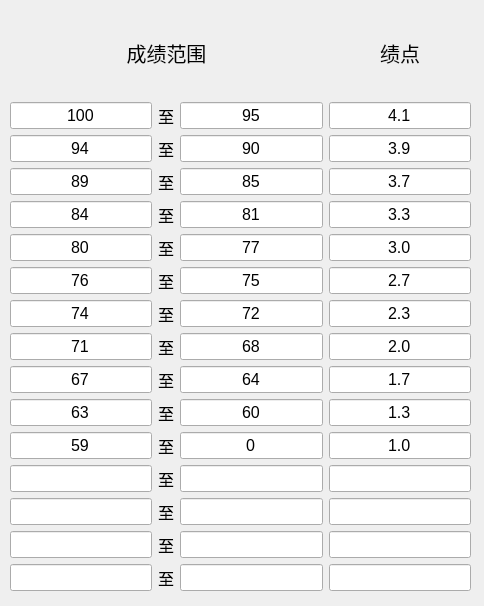
<?xml version="1.0" encoding="UTF-8"?>
<ui version="4.0">
 <class>PointTransform</class>
 <widget class="QWidget" name="PointTransform">
  <property name="geometry">
   <rect>
    <x>0</x>
    <y>0</y>
    <width>484</width>
    <height>606</height>
   </rect>
  </property>
  <property name="windowTitle">
   <string>绩点转换</string>
  </property>
  <widget class="QWidget" name="layoutWidget">
   <property name="geometry">
    <rect>
     <x>10</x>
     <y>10</y>
     <width>461</width>
     <height>581</height>
    </rect>
   </property>
   <layout class="QGridLayout" name="gridLayout_2">
    <item row="0" column="0" colspan="3">
     <widget class="QLabel" name="label_18">
      <property name="font">
       <font>
        <pointsize>15</pointsize>
       </font>
      </property>
      <property name="text">
       <string>成绩范围</string>
      </property>
      <property name="alignment">
       <set>Qt::AlignCenter</set>
      </property>
     </widget>
    </item>
    <item row="0" column="3">
     <widget class="QLabel" name="label_19">
      <property name="font">
       <font>
        <pointsize>15</pointsize>
       </font>
      </property>
      <property name="text">
       <string>绩点</string>
      </property>
      <property name="alignment">
       <set>Qt::AlignCenter</set>
      </property>
     </widget>
    </item>
    <item row="1" column="0">
     <widget class="QLineEdit" name="lineEdit_1">
      <property name="font">
       <font>
        <pointsize>12</pointsize>
       </font>
      </property>
      <property name="text">
       <string>100</string>
      </property>
      <property name="alignment">
       <set>Qt::AlignCenter</set>
      </property>
     </widget>
    </item>
    <item row="1" column="1">
     <widget class="QLabel" name="label_20">
      <property name="font">
       <font>
        <pointsize>12</pointsize>
       </font>
      </property>
      <property name="text">
       <string>至</string>
      </property>
     </widget>
    </item>
    <item row="1" column="2">
     <widget class="QLineEdit" name="lineEdit_2">
      <property name="font">
       <font>
        <pointsize>12</pointsize>
       </font>
      </property>
      <property name="text">
       <string>95</string>
      </property>
      <property name="alignment">
       <set>Qt::AlignCenter</set>
      </property>
     </widget>
    </item>
    <item row="1" column="3">
     <widget class="QLineEdit" name="lineEdit_3">
      <property name="font">
       <font>
        <pointsize>12</pointsize>
       </font>
      </property>
      <property name="text">
       <string>4.1</string>
      </property>
      <property name="alignment">
       <set>Qt::AlignCenter</set>
      </property>
     </widget>
    </item>
    <item row="2" column="0">
     <widget class="QLineEdit" name="lineEdit_4">
      <property name="font">
       <font>
        <pointsize>12</pointsize>
       </font>
      </property>
      <property name="text">
       <string>94</string>
      </property>
      <property name="alignment">
       <set>Qt::AlignCenter</set>
      </property>
     </widget>
    </item>
    <item row="2" column="1">
     <widget class="QLabel" name="label_21">
      <property name="font">
       <font>
        <pointsize>12</pointsize>
       </font>
      </property>
      <property name="text">
       <string>至</string>
      </property>
     </widget>
    </item>
    <item row="2" column="2">
     <widget class="QLineEdit" name="lineEdit_5">
      <property name="font">
       <font>
        <pointsize>12</pointsize>
       </font>
      </property>
      <property name="text">
       <string>90</string>
      </property>
      <property name="alignment">
       <set>Qt::AlignCenter</set>
      </property>
     </widget>
    </item>
    <item row="2" column="3">
     <widget class="QLineEdit" name="lineEdit_6">
      <property name="font">
       <font>
        <pointsize>12</pointsize>
       </font>
      </property>
      <property name="text">
       <string>3.9</string>
      </property>
      <property name="alignment">
       <set>Qt::AlignCenter</set>
      </property>
     </widget>
    </item>
    <item row="3" column="0">
     <widget class="QLineEdit" name="lineEdit_7">
      <property name="font">
       <font>
        <pointsize>12</pointsize>
       </font>
      </property>
      <property name="text">
       <string>89</string>
      </property>
      <property name="alignment">
       <set>Qt::AlignCenter</set>
      </property>
     </widget>
    </item>
    <item row="3" column="1">
     <widget class="QLabel" name="label_22">
      <property name="font">
       <font>
        <pointsize>12</pointsize>
       </font>
      </property>
      <property name="text">
       <string>至</string>
      </property>
     </widget>
    </item>
    <item row="3" column="2">
     <widget class="QLineEdit" name="lineEdit_8">
      <property name="font">
       <font>
        <pointsize>12</pointsize>
       </font>
      </property>
      <property name="text">
       <string>85</string>
      </property>
      <property name="alignment">
       <set>Qt::AlignCenter</set>
      </property>
     </widget>
    </item>
    <item row="3" column="3">
     <widget class="QLineEdit" name="lineEdit_9">
      <property name="font">
       <font>
        <pointsize>12</pointsize>
       </font>
      </property>
      <property name="text">
       <string>3.7</string>
      </property>
      <property name="alignment">
       <set>Qt::AlignCenter</set>
      </property>
     </widget>
    </item>
    <item row="4" column="0">
     <widget class="QLineEdit" name="lineEdit_10">
      <property name="font">
       <font>
        <pointsize>12</pointsize>
       </font>
      </property>
      <property name="text">
       <string>84</string>
      </property>
      <property name="alignment">
       <set>Qt::AlignCenter</set>
      </property>
     </widget>
    </item>
    <item row="4" column="1">
     <widget class="QLabel" name="label_23">
      <property name="font">
       <font>
        <pointsize>12</pointsize>
       </font>
      </property>
      <property name="text">
       <string>至</string>
      </property>
     </widget>
    </item>
    <item row="4" column="2">
     <widget class="QLineEdit" name="lineEdit_11">
      <property name="font">
       <font>
        <pointsize>12</pointsize>
       </font>
      </property>
      <property name="text">
       <string>81</string>
      </property>
      <property name="alignment">
       <set>Qt::AlignCenter</set>
      </property>
     </widget>
    </item>
    <item row="4" column="3">
     <widget class="QLineEdit" name="lineEdit_12">
      <property name="font">
       <font>
        <pointsize>12</pointsize>
       </font>
      </property>
      <property name="text">
       <string>3.3</string>
      </property>
      <property name="alignment">
       <set>Qt::AlignCenter</set>
      </property>
     </widget>
    </item>
    <item row="5" column="0">
     <widget class="QLineEdit" name="lineEdit_13">
      <property name="font">
       <font>
        <pointsize>12</pointsize>
       </font>
      </property>
      <property name="text">
       <string>80</string>
      </property>
      <property name="alignment">
       <set>Qt::AlignCenter</set>
      </property>
     </widget>
    </item>
    <item row="5" column="1">
     <widget class="QLabel" name="label_24">
      <property name="font">
       <font>
        <pointsize>12</pointsize>
       </font>
      </property>
      <property name="text">
       <string>至</string>
      </property>
     </widget>
    </item>
    <item row="5" column="2">
     <widget class="QLineEdit" name="lineEdit_14">
      <property name="font">
       <font>
        <pointsize>12</pointsize>
       </font>
      </property>
      <property name="text">
       <string>77</string>
      </property>
      <property name="alignment">
       <set>Qt::AlignCenter</set>
      </property>
     </widget>
    </item>
    <item row="5" column="3">
     <widget class="QLineEdit" name="lineEdit_15">
      <property name="font">
       <font>
        <pointsize>12</pointsize>
       </font>
      </property>
      <property name="text">
       <string>3.0</string>
      </property>
      <property name="alignment">
       <set>Qt::AlignCenter</set>
      </property>
     </widget>
    </item>
    <item row="6" column="0">
     <widget class="QLineEdit" name="lineEdit_16">
      <property name="font">
       <font>
        <pointsize>12</pointsize>
       </font>
      </property>
      <property name="text">
       <string>76</string>
      </property>
      <property name="alignment">
       <set>Qt::AlignCenter</set>
      </property>
     </widget>
    </item>
    <item row="6" column="1">
     <widget class="QLabel" name="label_25">
      <property name="font">
       <font>
        <pointsize>12</pointsize>
       </font>
      </property>
      <property name="text">
       <string>至</string>
      </property>
     </widget>
    </item>
    <item row="6" column="2">
     <widget class="QLineEdit" name="lineEdit_17">
      <property name="font">
       <font>
        <pointsize>12</pointsize>
       </font>
      </property>
      <property name="text">
       <string>75</string>
      </property>
      <property name="alignment">
       <set>Qt::AlignCenter</set>
      </property>
     </widget>
    </item>
    <item row="6" column="3">
     <widget class="QLineEdit" name="lineEdit_18">
      <property name="font">
       <font>
        <pointsize>12</pointsize>
       </font>
      </property>
      <property name="text">
       <string>2.7</string>
      </property>
      <property name="alignment">
       <set>Qt::AlignCenter</set>
      </property>
     </widget>
    </item>
    <item row="7" column="0">
     <widget class="QLineEdit" name="lineEdit_19">
      <property name="font">
       <font>
        <pointsize>12</pointsize>
       </font>
      </property>
      <property name="text">
       <string>74</string>
      </property>
      <property name="alignment">
       <set>Qt::AlignCenter</set>
      </property>
     </widget>
    </item>
    <item row="7" column="1">
     <widget class="QLabel" name="label_26">
      <property name="font">
       <font>
        <pointsize>12</pointsize>
       </font>
      </property>
      <property name="text">
       <string>至</string>
      </property>
     </widget>
    </item>
    <item row="7" column="2">
     <widget class="QLineEdit" name="lineEdit_20">
      <property name="font">
       <font>
        <pointsize>12</pointsize>
       </font>
      </property>
      <property name="text">
       <string>72</string>
      </property>
      <property name="alignment">
       <set>Qt::AlignCenter</set>
      </property>
     </widget>
    </item>
    <item row="7" column="3">
     <widget class="QLineEdit" name="lineEdit_21">
      <property name="font">
       <font>
        <pointsize>12</pointsize>
       </font>
      </property>
      <property name="text">
       <string>2.3</string>
      </property>
      <property name="alignment">
       <set>Qt::AlignCenter</set>
      </property>
     </widget>
    </item>
    <item row="8" column="0">
     <widget class="QLineEdit" name="lineEdit_22">
      <property name="font">
       <font>
        <pointsize>12</pointsize>
       </font>
      </property>
      <property name="text">
       <string>71</string>
      </property>
      <property name="alignment">
       <set>Qt::AlignCenter</set>
      </property>
     </widget>
    </item>
    <item row="8" column="1">
     <widget class="QLabel" name="label_27">
      <property name="font">
       <font>
        <pointsize>12</pointsize>
       </font>
      </property>
      <property name="text">
       <string>至</string>
      </property>
     </widget>
    </item>
    <item row="8" column="2">
     <widget class="QLineEdit" name="lineEdit_23">
      <property name="font">
       <font>
        <pointsize>12</pointsize>
       </font>
      </property>
      <property name="text">
       <string>68</string>
      </property>
      <property name="alignment">
       <set>Qt::AlignCenter</set>
      </property>
     </widget>
    </item>
    <item row="8" column="3">
     <widget class="QLineEdit" name="lineEdit_24">
      <property name="font">
       <font>
        <pointsize>12</pointsize>
       </font>
      </property>
      <property name="text">
       <string>2.0</string>
      </property>
      <property name="alignment">
       <set>Qt::AlignCenter</set>
      </property>
     </widget>
    </item>
    <item row="9" column="0">
     <widget class="QLineEdit" name="lineEdit_25">
      <property name="font">
       <font>
        <pointsize>12</pointsize>
       </font>
      </property>
      <property name="text">
       <string>67</string>
      </property>
      <property name="alignment">
       <set>Qt::AlignCenter</set>
      </property>
     </widget>
    </item>
    <item row="9" column="1">
     <widget class="QLabel" name="label_28">
      <property name="font">
       <font>
        <pointsize>12</pointsize>
       </font>
      </property>
      <property name="text">
       <string>至</string>
      </property>
     </widget>
    </item>
    <item row="9" column="2">
     <widget class="QLineEdit" name="lineEdit_26">
      <property name="font">
       <font>
        <pointsize>12</pointsize>
       </font>
      </property>
      <property name="text">
       <string>64</string>
      </property>
      <property name="alignment">
       <set>Qt::AlignCenter</set>
      </property>
     </widget>
    </item>
    <item row="9" column="3">
     <widget class="QLineEdit" name="lineEdit_27">
      <property name="font">
       <font>
        <pointsize>12</pointsize>
       </font>
      </property>
      <property name="text">
       <string>1.7</string>
      </property>
      <property name="alignment">
       <set>Qt::AlignCenter</set>
      </property>
     </widget>
    </item>
    <item row="10" column="0">
     <widget class="QLineEdit" name="lineEdit_28">
      <property name="font">
       <font>
        <pointsize>12</pointsize>
       </font>
      </property>
      <property name="text">
       <string>63</string>
      </property>
      <property name="alignment">
       <set>Qt::AlignCenter</set>
      </property>
     </widget>
    </item>
    <item row="10" column="1">
     <widget class="QLabel" name="label_29">
      <property name="font">
       <font>
        <pointsize>12</pointsize>
       </font>
      </property>
      <property name="text">
       <string>至</string>
      </property>
     </widget>
    </item>
    <item row="10" column="2">
     <widget class="QLineEdit" name="lineEdit_29">
      <property name="font">
       <font>
        <pointsize>12</pointsize>
       </font>
      </property>
      <property name="text">
       <string>60</string>
      </property>
      <property name="alignment">
       <set>Qt::AlignCenter</set>
      </property>
     </widget>
    </item>
    <item row="10" column="3">
     <widget class="QLineEdit" name="lineEdit_30">
      <property name="font">
       <font>
        <pointsize>12</pointsize>
       </font>
      </property>
      <property name="text">
       <string>1.3</string>
      </property>
      <property name="alignment">
       <set>Qt::AlignCenter</set>
      </property>
     </widget>
    </item>
    <item row="11" column="0">
     <widget class="QLineEdit" name="lineEdit_31">
      <property name="font">
       <font>
        <pointsize>12</pointsize>
       </font>
      </property>
      <property name="text">
       <string>59</string>
      </property>
      <property name="alignment">
       <set>Qt::AlignCenter</set>
      </property>
     </widget>
    </item>
    <item row="11" column="1">
     <widget class="QLabel" name="label_30">
      <property name="font">
       <font>
        <pointsize>12</pointsize>
       </font>
      </property>
      <property name="text">
       <string>至</string>
      </property>
     </widget>
    </item>
    <item row="11" column="2">
     <widget class="QLineEdit" name="lineEdit_32">
      <property name="font">
       <font>
        <pointsize>12</pointsize>
       </font>
      </property>
      <property name="text">
       <string>0</string>
      </property>
      <property name="alignment">
       <set>Qt::AlignCenter</set>
      </property>
     </widget>
    </item>
    <item row="11" column="3">
     <widget class="QLineEdit" name="lineEdit_33">
      <property name="font">
       <font>
        <pointsize>12</pointsize>
       </font>
      </property>
      <property name="text">
       <string>1.0</string>
      </property>
      <property name="alignment">
       <set>Qt::AlignCenter</set>
      </property>
     </widget>
    </item>
    <item row="12" column="0">
     <widget class="QLineEdit" name="lineEdit_34">
      <property name="font">
       <font>
        <pointsize>12</pointsize>
       </font>
      </property>
      <property name="text">
       <string/>
      </property>
      <property name="alignment">
       <set>Qt::AlignCenter</set>
      </property>
     </widget>
    </item>
    <item row="12" column="1">
     <widget class="QLabel" name="label_31">
      <property name="font">
       <font>
        <pointsize>12</pointsize>
       </font>
      </property>
      <property name="text">
       <string>至</string>
      </property>
     </widget>
    </item>
    <item row="12" column="2">
     <widget class="QLineEdit" name="lineEdit_35">
      <property name="font">
       <font>
        <pointsize>12</pointsize>
       </font>
      </property>
      <property name="text">
       <string/>
      </property>
      <property name="alignment">
       <set>Qt::AlignCenter</set>
      </property>
     </widget>
    </item>
    <item row="12" column="3">
     <widget class="QLineEdit" name="lineEdit_36">
      <property name="font">
       <font>
        <pointsize>12</pointsize>
       </font>
      </property>
      <property name="text">
       <string/>
      </property>
      <property name="alignment">
       <set>Qt::AlignCenter</set>
      </property>
     </widget>
    </item>
    <item row="13" column="0">
     <widget class="QLineEdit" name="lineEdit_37">
      <property name="font">
       <font>
        <pointsize>12</pointsize>
       </font>
      </property>
      <property name="text">
       <string/>
      </property>
      <property name="alignment">
       <set>Qt::AlignCenter</set>
      </property>
     </widget>
    </item>
    <item row="13" column="1">
     <widget class="QLabel" name="label_32">
      <property name="font">
       <font>
        <pointsize>12</pointsize>
       </font>
      </property>
      <property name="text">
       <string>至</string>
      </property>
     </widget>
    </item>
    <item row="13" column="2">
     <widget class="QLineEdit" name="lineEdit_38">
      <property name="font">
       <font>
        <pointsize>12</pointsize>
       </font>
      </property>
      <property name="text">
       <string/>
      </property>
      <property name="alignment">
       <set>Qt::AlignCenter</set>
      </property>
     </widget>
    </item>
    <item row="13" column="3">
     <widget class="QLineEdit" name="lineEdit_39">
      <property name="font">
       <font>
        <pointsize>12</pointsize>
       </font>
      </property>
      <property name="text">
       <string/>
      </property>
      <property name="alignment">
       <set>Qt::AlignCenter</set>
      </property>
     </widget>
    </item>
    <item row="14" column="0">
     <widget class="QLineEdit" name="lineEdit_40">
      <property name="font">
       <font>
        <pointsize>12</pointsize>
       </font>
      </property>
      <property name="text">
       <string/>
      </property>
      <property name="alignment">
       <set>Qt::AlignCenter</set>
      </property>
     </widget>
    </item>
    <item row="14" column="1">
     <widget class="QLabel" name="label_33">
      <property name="font">
       <font>
        <pointsize>12</pointsize>
       </font>
      </property>
      <property name="text">
       <string>至</string>
      </property>
     </widget>
    </item>
    <item row="14" column="2">
     <widget class="QLineEdit" name="lineEdit_41">
      <property name="font">
       <font>
        <pointsize>12</pointsize>
       </font>
      </property>
      <property name="text">
       <string/>
      </property>
      <property name="alignment">
       <set>Qt::AlignCenter</set>
      </property>
     </widget>
    </item>
    <item row="14" column="3">
     <widget class="QLineEdit" name="lineEdit_42">
      <property name="font">
       <font>
        <pointsize>12</pointsize>
       </font>
      </property>
      <property name="text">
       <string/>
      </property>
      <property name="alignment">
       <set>Qt::AlignCenter</set>
      </property>
     </widget>
    </item>
    <item row="15" column="0">
     <widget class="QLineEdit" name="lineEdit_43">
      <property name="font">
       <font>
        <pointsize>12</pointsize>
       </font>
      </property>
      <property name="text">
       <string/>
      </property>
      <property name="alignment">
       <set>Qt::AlignCenter</set>
      </property>
     </widget>
    </item>
    <item row="15" column="1">
     <widget class="QLabel" name="label_34">
      <property name="font">
       <font>
        <pointsize>12</pointsize>
       </font>
      </property>
      <property name="text">
       <string>至</string>
      </property>
     </widget>
    </item>
    <item row="15" column="2">
     <widget class="QLineEdit" name="lineEdit_44">
      <property name="font">
       <font>
        <pointsize>12</pointsize>
       </font>
      </property>
      <property name="text">
       <string/>
      </property>
      <property name="alignment">
       <set>Qt::AlignCenter</set>
      </property>
     </widget>
    </item>
    <item row="15" column="3">
     <widget class="QLineEdit" name="lineEdit_45">
      <property name="font">
       <font>
        <pointsize>12</pointsize>
       </font>
      </property>
      <property name="text">
       <string/>
      </property>
      <property name="alignment">
       <set>Qt::AlignCenter</set>
      </property>
     </widget>
    </item>
   </layout>
  </widget>
 </widget>
 <resources/>
 <connections/>
</ui>
